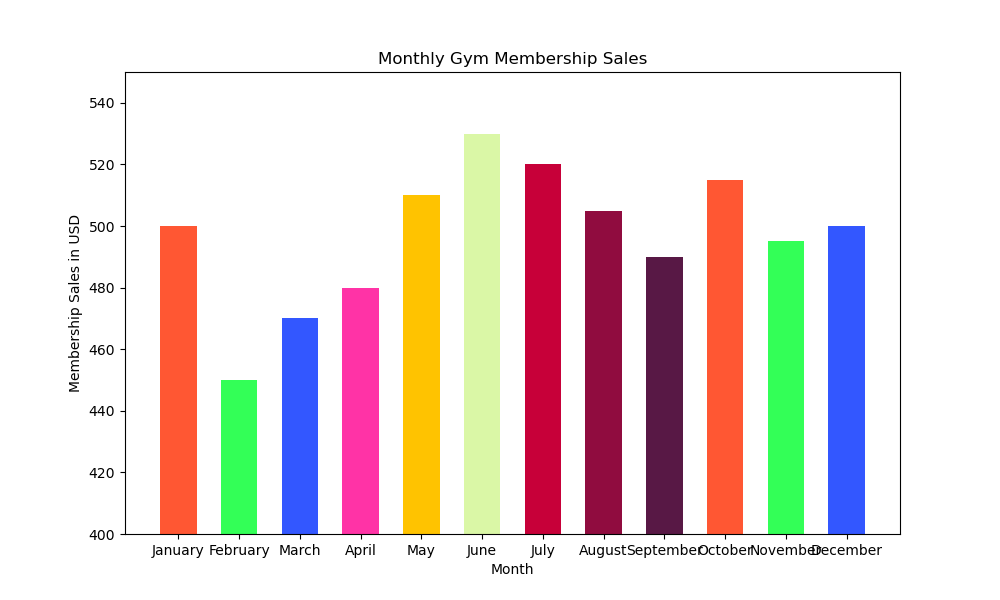

Here is the Python script that generated this plot:

import matplotlib.pyplot as plt

# Data
months = ['January', 'February', 'March', 'April', 'May', 'June', 
          'July', 'August', 'September', 'October', 'November', 'December']
sales = [500, 450, 470, 480, 510, 530, 520, 505, 490, 515, 495, 500]

# Create vertical bar chart
plt.figure(figsize=(10, 6))  # Width, Height of the chart
plt.bar(months, sales, color=['#FF5733', '#33FF57', '#3357FF', '#FF33A6', '#FFC300', '#DAF7A6', 
                              '#C70039', '#900C3F', '#581845', '#FF5733', '#33FF57', '#3357FF'], 
        width=0.6)  # Width of the bars

# Set the title and labels
plt.title('Monthly Gym Membership Sales')
plt.xlabel('Month')
plt.ylabel('Membership Sales in USD')

# Set y-axis limits to truncate the lower part
plt.ylim(400, 550)

# Show the plot
plt.show()
